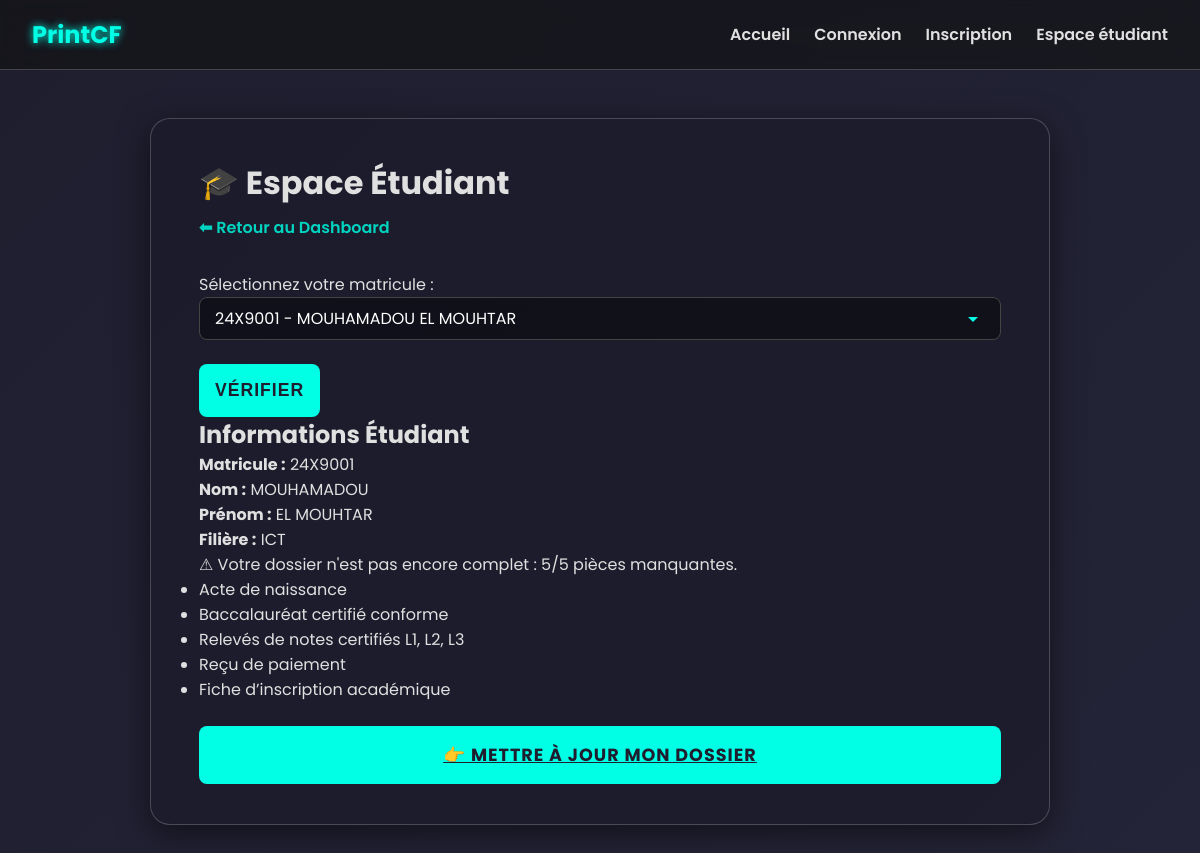
Screenshot of /espace_etudiant.php?etudiant_id=1 with the database file from the repository.
### tables this page shows
CREATE TABLE `etudiants` (
  `id` int(4) NOT NULL,
  `nom` varchar(100) DEFAULT NULL,
  `prenom` varchar(100) DEFAULT NULL,
  `date_naissance` date DEFAULT NULL,
  `sexe` enum('M','F') DEFAULT NULL,
  `lieu_naissance` varchar(100) DEFAULT NULL,
  `MATRICULE` varchar(7) NOT NULL,
  `groupe` int(11) DEFAULT NULL,
  `filiere_id` int(11) DEFAULT NULL
);

CREATE TABLE `filieres` (
  `id` int(11) NOT NULL,
  `nom_filiere` varchar(100) NOT NULL
);

### espace_etudiant.php (the view, shortened to what this page needs)
<?php
require 'connexion.php';
try {
    $stmt = $pdo->query("SELECT id, matricule, nom, prenom FROM etudiants ORDER BY nom, prenom");
    $etudiantsListe = $stmt->fetchAll(PDO::FETCH_ASSOC);
} catch (PDOException $e) {
    die('Erreur lors de la récupération des étudiants : ' . $e->getMessage());
}
$etudiantSelectionne = null;
$dossierComplet = false;
if (isset($_GET['etudiant_id']) && ctype_digit($_GET['etudiant_id'])) {
    $id = (int)$_GET['etudiant_id'];
    $stmt = $pdo->prepare("SELECT e.id, e.matricule, e.nom, e.prenom, f.nom_filiere FROM etudiants e JOIN filieres f ON e.filiere_id = f.id WHERE e.id = ?");
    $stmt->execute([$id]);
    $etudiantSelectionne = $stmt->fetch(PDO::FETCH_ASSOC);
    if ($etudiantSelectionne) {
        $q = "SELECT COUNT(1)
              FROM pieces p
              LEFT JOIN etudiant_piece ep ON ep.id_piece = p.id AND ep.id_etudiant = ?
              WHERE ep.id IS NULL OR ep.statut = 0";
        $c = $pdo->prepare($q);
        $c->execute([$id]);
        $dossierComplet = ($c->fetchColumn() == 0);
        $stmtTotal = $pdo->query("SELECT COUNT(*) FROM pieces");
        $totalPieces = (int) $stmtTotal->fetchColumn();
        $stmtMissing = $pdo->prepare("SELECT p.nom_piece
                                       FROM pieces p
                                       LEFT JOIN etudiant_piece ep ON ep.id_piece = p.id AND ep.id_etudiant = ?
                                       WHERE ep.id IS NULL OR ep.statut = 0");
        $stmtMissing->execute([$id]);
        $listePiecesManquantes = $stmtMissing->fetchAll(PDO::FETCH_COLUMN);
        $nombreManquantes = count($listePiecesManquantes);
    }
}
?>
<!DOCTYPE html>
<html lang="fr">
<head>
    <link rel="stylesheet" href="s.css">
</head>
<body>
<?php include __DIR__ . '/includes/header.php'; ?>
<main class="content-wrapper">
  <div class="page-container">
    <h1>🎓 Espace Étudiant</h1>
    <a href="index.php" class="back-link">⬅ Retour au Dashboard</a>
    <form method="get" class="student-form">
      <label for="etudiant_id">Sélectionnez votre matricule :</label>
      <div class="select-wrapper">
        <select name="etudiant_id" id="etudiant_id" required>
          <?php foreach ($etudiantsListe as $et): ?>
            <option value="<?= $et['id'] ?>" <?= ($etudiantSelectionne && $etudiantSelectionne['id'] == $et['id'] ? 'selected' : '') ?>>
              <?= htmlspecialchars($et['matricule'] . ' - ' . $et['nom'] . ' ' . $et['prenom']) ?>
            </option>
          <?php endforeach; ?>
        </select>
        <button type="submit" class="submit-btn">Vérifier</button>
      </div>
    </form>
    <?php if ($etudiantSelectionne): ?>
      <div class="student-status">
        <h2>Informations Étudiant</h2>
        <p><strong>Matricule :</strong> <?= htmlspecialchars($etudiantSelectionne['matricule']) ?></p>
        <p><strong>Nom :</strong> <?= htmlspecialchars($etudiantSelectionne['nom']) ?></p>
        <p><strong>Prénom :</strong> <?= htmlspecialchars($etudiantSelectionne['prenom']) ?></p>
        <p><strong>Filière :</strong> <?= htmlspecialchars($etudiantSelectionne['nom_filiere']) ?></p>
        <?php if ($dossierComplet): ?>
          <p class="success">✅ Votre dossier est complet.</p>
          <a class="download-btn" href="generate_diplome.php?id=<?= $etudiantSelectionne['id'] ?>" target="_blank">Télécharger mon Diplôme</a>
        <?php else: ?>
          <p class="warning">⚠ Votre dossier n'est pas encore complet : <?= $nombreManquantes ?>/<?= $totalPieces ?> pièces manquantes.</p>
          <?php if ($nombreManquantes): ?>
            <ul class="missing-list">
              <?php foreach ($listePiecesManquantes as $pieceNom): ?>
                <li><?= htmlspecialchars($pieceNom) ?></li>
              <?php endforeach; ?>
            </ul>
          <?php endif; ?>
          <a class="submit-btn" href="update_etudiant.php?id=<?= $etudiantSelectionne['id'] ?>">👉 Mettre à jour mon dossier</a>
        <?php endif; ?>
      </div>
    <?php endif; ?>
  </div>
</main>
</body>
</html>

### s.css (style rules this page uses)
:root { --primary-color: #00ffe5; --primary-color-darker: #00d4c0; --bg-dark-primary: #1e1e2f; --bg-dark-secondary: #2a2a40; --bg-panel-transparent: rgba(27, 27, 43, 0.75); --text-primary: #e0e0e0; --text-secondary: #a0a0a0; --border-color: rgba(255, 255, 255, 0.2); --border-glow-color: rgba(0, 255, 229, 0.25); --shadow-color: rgba(0, 0, 0, 0.5); }
* { margin: 0; padding: 0; box-sizing: border-box; }
body { font-family: 'Poppins', sans-serif; color: var(--text-primary); background: linear-gradient(135deg, var(--bg-dark-primary), var(--bg-dark-secondary)); background-size: 200% 200%; animation: gradientBG 20s ease infinite; min-height: 100vh; }
.content-wrapper { display: flex; justify-content: center; align-items: flex-start; padding: 3rem 1rem; }
.back-link { display: inline-block; margin-bottom: 2.5rem; color: var(--primary-color-darker); text-decoration: none; font-weight: 600; transition: all 0.3s ease; }
input[type="text"], input[type="email"], input[type="password"], input[type="date"], select { width: 100%; padding: 12px 15px; background-color: rgba(0, 0, 0, 0.4); border: 1px solid #444; border-radius: 8px; color: #fff; font-size: 1rem; font-family: 'Poppins', sans-serif; transition: border-color 0.3s ease, box-shadow 0.3s ease; }
select { appearance: none; -webkit-appearance: none; background-repeat: no-repeat; background-position: right 15px center; padding-right: 40px; }
.submit-btn { grid-column: 1 / -1; font-size: 1.1rem; font-weight: 700; padding: 1rem; background: var(--primary-color); color: var(--bg-dark-primary); border-radius: 8px; border: none; cursor: pointer; transition: all 0.3s ease-in-out; margin-top: 1.5rem; text-transform: uppercase; letter-spacing: 1px; display: flex; align-items: center; justify-content: center; gap: 0.5rem; }
.content-wrapper { display: flex; justify-content: center; align-items: flex-start; padding: 3rem 1rem; width: 100%; }
.page-container { width: 100%; max-width: 900px; padding: 2.5rem 3rem; background: var(--bg-panel-transparent); border-radius: 20px; border: 1px solid var(--border-color); box-shadow: 0 8px 32px 0 var(--shadow-color); animation: fadeInUp 0.6s ease-out forwards; }
.page-container h1 { text-align: left; margin-bottom: 0.5rem; }
.page-container .back-link { margin-bottom: 2rem; }
.select-wrapper { position: relative; }

### rows the page displays
etudiants: MATRICULE "24X9001", nom "MOUHAMADOU", prenom "EL MOUHTAR", filiere.nom_filiere "ICT"

### other values shown
$nombreManquantes "5"
$totalPieces "5"
$pieceNom "Acte de naissance"
$pieceNom "Baccalauréat certifié conforme"
$pieceNom "Relevés de notes certifiés L1, L2, L3"
$pieceNom "Reçu de paiement"
$pieceNom "Fiche d’inscription académique"
form field etudiant_id "24X9001 - MOUHAMADOU EL MOUHTAR"
